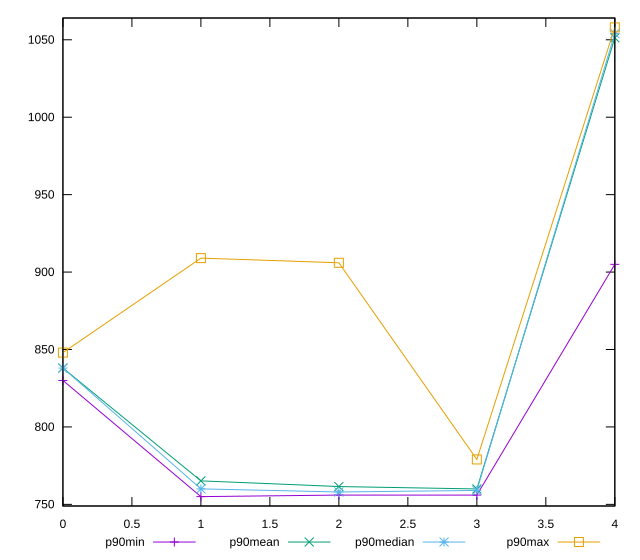

gnuplot code for this plot:
reset

$p90Min <<EOF
0 830
1 755
2 756
3 756
4 905
EOF

$p90Mean <<EOF
0 838.031914893617
1 765.1702127659574
2 761.5
3 759.9574468085107
4 1051.2659574468084
EOF

$p90Median <<EOF
0 838
1 760
2 758
3 759
4 1054
EOF

$p90Max <<EOF
0 848
1 909
2 906
3 779
4 1058
EOF

set key outside below
set xrange [0:4]
set yrange [748.94:1064.06]
set trange [748.94:1064.06]
set terminal svg size 640, 560 enhanced background rgb 'white'
set output "report_00019_2021-02-10T18-14-37.922Z//uses-rel-preload/progression/value.svg"

plot $p90Min title "p90min" with linespoints, \
     $p90Mean title "p90mean" with linespoints, \
     $p90Median title "p90median" with linespoints, \
     $p90Max title "p90max" with linespoints

reset
